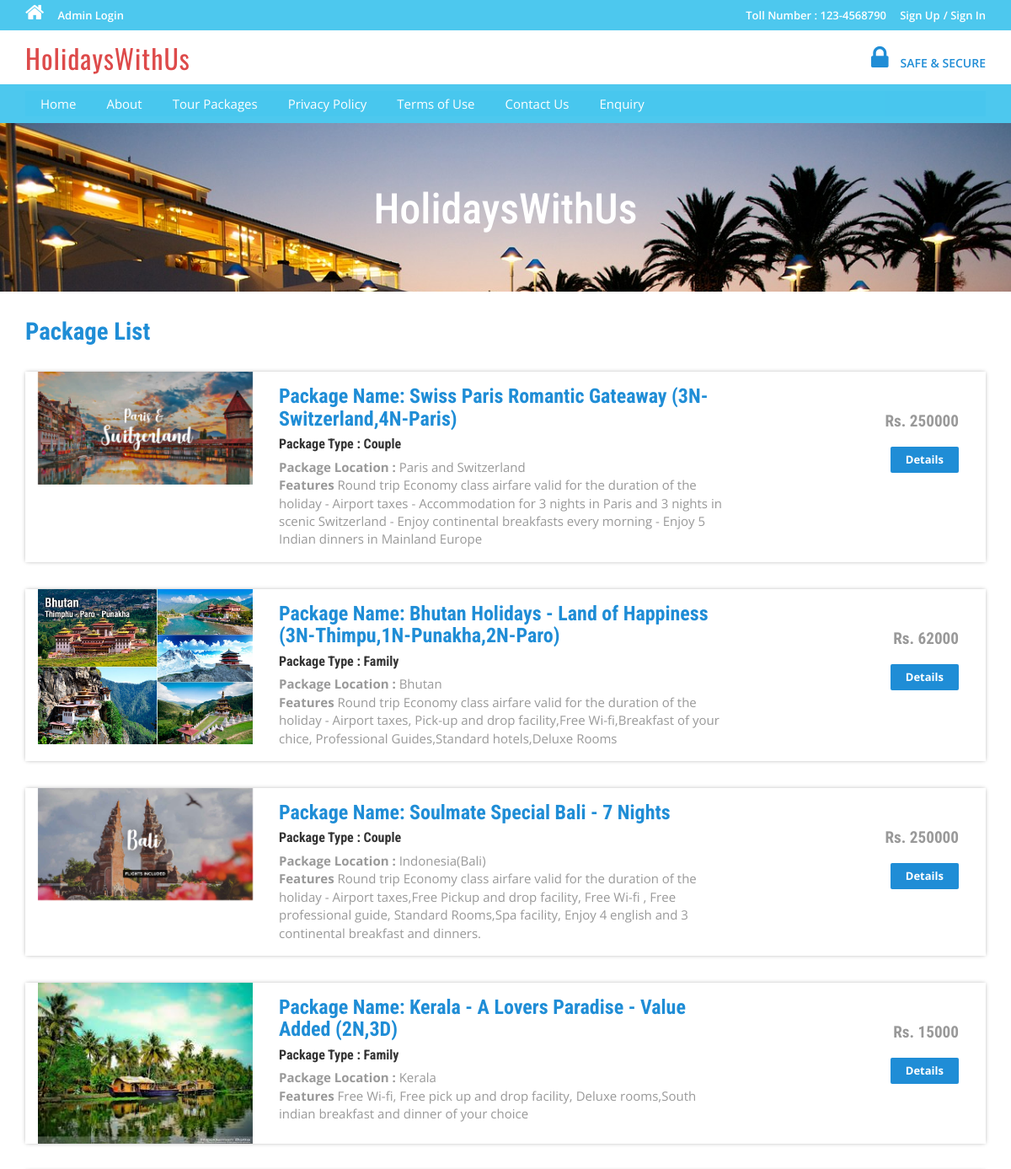
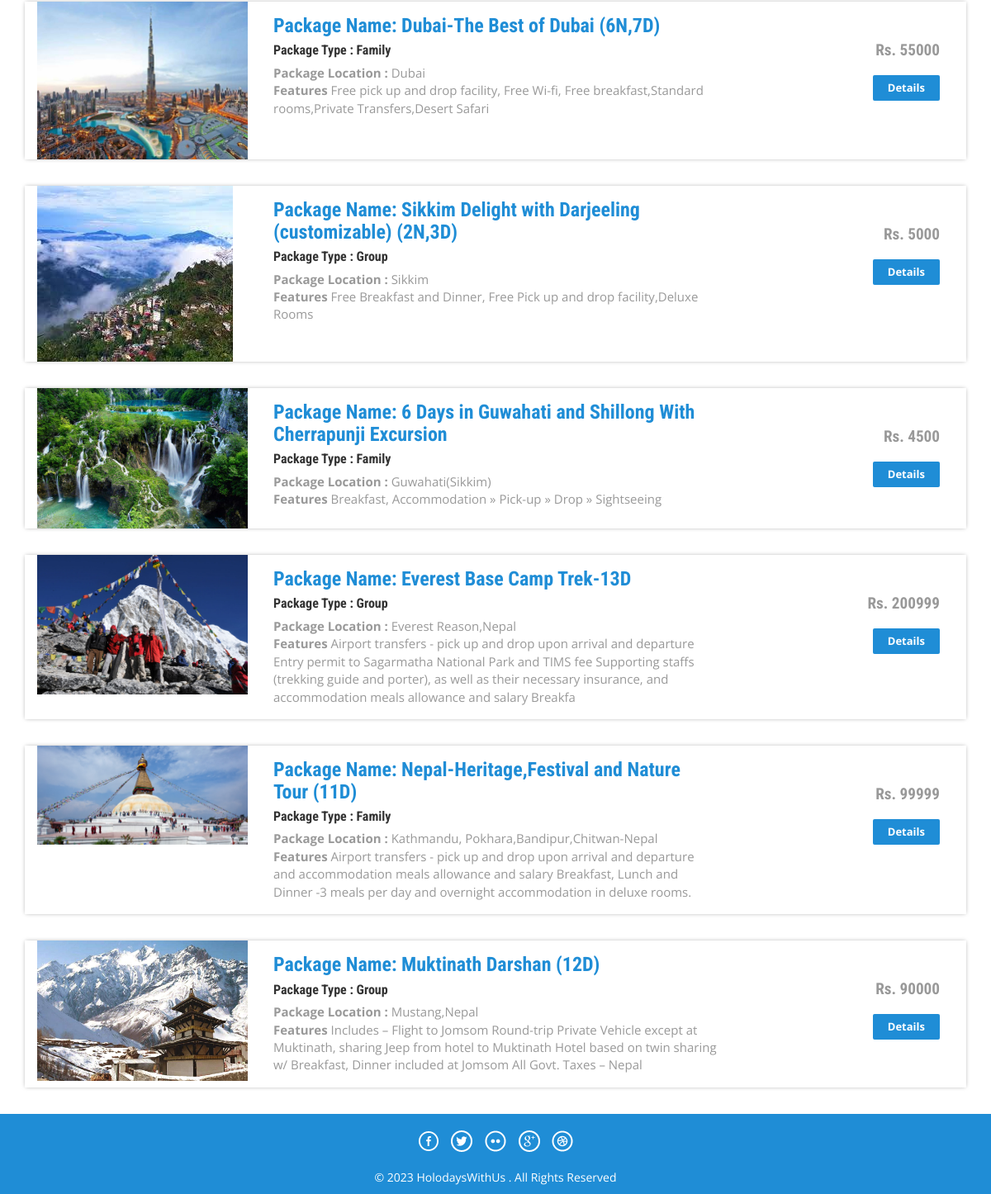
The page /tms/package-list.php on the database its author committed (2 pictures, top to bottom).
### tables this page shows
CREATE TABLE `tbltourpackages` (
  `PackageId` int(11) NOT NULL,
  `PackageName` varchar(200) DEFAULT NULL,
  `PackageType` varchar(150) DEFAULT NULL,
  `PackageLocation` varchar(100) DEFAULT NULL,
  `PackagePrice` int(11) DEFAULT NULL,
  `PackageFetures` varchar(255) DEFAULT NULL,
  `PackageDetails` mediumtext DEFAULT NULL,
  `PackageImage` varchar(100) DEFAULT NULL,
  `Creationdate` timestamp NULL DEFAULT current_timestamp(),
  `UpdationDate` timestamp NULL DEFAULT NULL ON UPDATE current_timestamp()
);

### tms/package-list.php (the view, shortened to what this page needs)
<?php
include('includes/config.php');
?>
<!DOCTYPE HTML>
<html>
<head>
<link href="css/bootstrap.css" rel='stylesheet' type='text/css' />
<link href="css/style.css" rel='stylesheet' type='text/css' />
<link href="css/font-awesome.css" rel="stylesheet">
<link href="css/animate.css" rel="stylesheet" type="text/css" media="all">
</head>
<body>
<?php include('includes/header.php');?>
<div class="banner-3">
	<div class="container">
		<h1 class="wow zoomIn animated animated" data-wow-delay=".5s" style="visibility: visible; animation-delay: 0.5s; animation-name: zoomIn;"> HolidaysWithUs</h1>
	</div>
</div>
<div class="rooms">
	<div class="container">
		<div class="room-bottom">
			<h3>Package List</h3>
<?php $sql = "SELECT * from tbltourpackages";
$query = $dbh->prepare($sql);
$query->execute();
$results=$query->fetchAll(PDO::FETCH_OBJ);
if($query->rowCount() > 0)
{
foreach($results as $result)
{	?>
			<div class="rom-btm">
				<div class="col-md-3 room-left wow fadeInLeft animated" data-wow-delay=".5s">
					<img src="admin/pacakgeimages/<?php echo htmlentities($result->PackageImage);?>" class="img-responsive" alt="">
				</div>
				<div class="col-md-6 room-midle wow fadeInUp animated" data-wow-delay=".5s">
					<h4>Package Name: <?php echo htmlentities($result->PackageName);?></h4>
					<h6>Package Type : <?php echo htmlentities($result->PackageType);?></h6>
					<p><b>Package Location :</b> <?php echo htmlentities($result->PackageLocation);?></p>
					<p><b>Features</b> <?php echo htmlentities($result->PackageFetures);?></p>
				</div>
				<div class="col-md-3 room-right wow fadeInRight animated" data-wow-delay=".5s">
					<h5>Rs. <?php echo htmlentities($result->PackagePrice);?></h5>
					<a href="package-details.php?pkgid=<?php echo htmlentities($result->PackageId);?>" class="view">Details</a>
				</div>
				<div class="clearfix"></div>
			</div>
<?php }} ?>
		</div>
	</div>
</div>
<?php include('includes/footer.php');?>
</body>
</html>

### tms/includes/header.php (shortened to what this page needs)
<?php if($_SESSION['login'])
{?>
<div class="top-header">
	<div class="container">
		<ul class="tp-hd-lft wow fadeInLeft animated" data-wow-delay=".5s">
			<li class="hm"><a href="index.html"><i class="fa fa-home"></i></a></li>
			<li class="prnt"><a href="profile.php">My Profile</a></li>
				<li class="prnt"><a href="change-password.php">Change Password</a></li>
			<li class="prnt"><a href="tour-history.php">My Tour History</a></li>
			<li class="prnt"><a href="issuetickets.php">Issue Tickets</a></li>
		</ul>
		<ul class="tp-hd-rgt wow fadeInRight animated" data-wow-delay=".5s">
			<li class="tol">Welcome :</li>
			<li class="sig"><?php echo htmlentities($_SESSION['login']);?></li>
			<li class="sigi"><a href="logout.php" >/ Logout</a></li>
        </ul>
		<div class="clearfix"></div>
	</div>
</div><?php } else {?>
<div class="top-header">
	<div class="container">
		<ul class="tp-hd-lft wow fadeInLeft animated" data-wow-delay=".5s">
			<li class="hm"><a href="index.php"><i class="fa fa-home"></i></a></li>
				<li class="hm"><a href="admin/index.php">Admin Login</a></li>
		</ul>
		<ul class="tp-hd-rgt wow fadeInRight animated" data-wow-delay=".5s">
			<li class="tol">Toll Number : 123-4568790</li>
			<li class="sig"><a href="#" data-toggle="modal" data-target="#myModal" >Sign Up</a></li>
			<li class="sigi"><a href="#" data-toggle="modal" data-target="#myModal4" >/ Sign In</a></li>
        </ul>
		<div class="clearfix"></div>
	</div>
</div>
<?php }?>
<div class="header">
	<div class="container">
		<div class="logo wow fadeInDown animated" data-wow-delay=".5s">
			<a href="index.php"><span>HolidaysWithUs</span></a>
		</div>
		<div class="lock fadeInDown animated" data-wow-delay=".5s">
			<li><i class="fa fa-lock"></i></li>
            <li><div class="securetxt">SAFE &amp; SECURE </div></li>
		</div>
		<div class="clearfix"></div>
	</div>
</div>
<div class="footer-btm wow fadeInLeft animated" data-wow-delay=".5s">
	<div class="container">
	<div class="navigation">
			<nav class="navbar navbar-default">
				<div class="collapse navbar-collapse nav-wil" id="bs-example-navbar-collapse-1">
					<nav class="cl-effect-1">
						<ul class="nav navbar-nav">
							<li><a href="index.php">Home</a></li>
							<li><a href="page.php?type=aboutus">About</a></li>
								<li><a href="package-list.php">Tour Packages</a></li>
								<li><a href="page.php?type=privacy">Privacy Policy</a></li>
								<li><a href="page.php?type=terms">Terms of Use</a></li>
								<li><a href="page.php?type=contact">Contact Us</a></li>
								<?php if($_SESSION['login'])
{?>
								<li>Need Help?<a href="#" data-toggle="modal" data-target="#myModal3"> / Write Us </a>  </li>
								<?php } else { ?>
								<li><a href="enquiry.php"> Enquiry </a>  </li>
								<?php } ?>
								<div class="clearfix"></div>
						</ul>
					</nav>
				</div>
			</nav>
		</div>
	</div>
</div>

### tms/includes/footer.php
<div class="copy-right">
	<div class="container">
		<div class="footer-social-icons wow fadeInDown animated animated" data-wow-delay=".5s" style="visibility: visible; animation-delay: 0.5s; animation-name: fadeInDown;">
			<ul>
				<li><a class="facebook" href="#"><span>Facebook</span></a></li>
				<li><a class="twitter" href="#"><span>Twitter</span></a></li>
				<li><a class="flickr" href="#"><span>Flickr</span></a></li>
				<li><a class="googleplus" href="#"><span>Google+</span></a></li>
				<li><a class="dribbble" href="#"><span>Dribbble</span></a></li>
			</ul>
		</div>
		<p class="wow zoomIn animated animated" data-wow-delay=".5s" style="visibility: visible; animation-delay: 0.5s; animation-name: zoomIn;">© 2023 HolodaysWithUs . All Rights Reserved </p>
	</div>
</div>

### tms/css/style.css (style rules this page uses)
html, body { font-size: 100%; background: #fff; font-family: 'Open Sans', sans-serif; }
body a,.grid_1,plan_1,plan_1.one,plan_1.two,i.icon1, i.icon2, i.icon3, i.icon4, i.icon5, i.icon6 { transition:0.5s all; -webkit-transition:0.5s all; -moz-transition:0.5s all; -o-transition:0.5s all; -ms-transition:0.5s all; }
h1,h2,h3,h4,h5,h6 { margin:0; font-family: 'Roboto Condensed', sans-serif; }
p { margin:0; }
ul { margin:0; padding:0; }
.logo a { color: #3F84B1; letter-spacing: 1px; font-size: 2em; font-weight: 400; display: block; text-decoration: none; font-family: 'Oswald', sans-serif; }
.logo span { font-family:'cursive',sans-serif, ; color:#da3737e7; }
i.fa.fa-home { font-size: 24px; }
.top-header { background-color: #48c7eef8; border-bottom: 0 none; height: 36px; line-height: 35px; }
ul.tp-hd-lft { float: left; }
ul.tp-hd-lft li { display: inline-block; }
li.hm,li.prnt { margin-right: 12px; }
ul.tp-hd-lft a { font-size: 13px; font-weight: 600; color:#fff; }
ul.tp-hd-rgt { float:right; }
ul.tp-hd-rgt li { display: inline-block; font-size: 13px; font-weight: 600; color:#fff; }
ul.tp-hd-rgt a { font-size: 13px; font-weight: 600; color:#fff; }
li.ned,li.wrt,li.tol { margin-right: 12px; }
.header { background-color: #fff; margin: 0; padding: 10px 0 8px; }
.logo a { display: block; }
.logo { float: left; margin-right: 60px; }
.lock { float: right; margin-top: 7px; }
.securetxt { color: #1f8dd6; line-height: 18px; margin-top: 0px; font-size: 14px; font-weight:600; }
.lock li { display: inline-block; }
i.fa.fa-lock { color:#1f8dd6; font-size: 2em; padding-right: 10px; }
.footer-btm li { display: inline-block; margin: 0 10px; font-size: 14px; color: #fff; }
.footer-btm li a { font-size: 15px; color: #fff; display: inline-block; padding: 5px 8px; }
.footer-btm { background:#48c7eef8; padding: 0.5em 0; text-align:center; }
.copy-right p { color:#fff; font-size:14px; line-height: 1.8em; }
.copy-right { background:#1F8DD6; text-align: center; padding: 0.5em 0; }
a.view { padding: 6px 18px; font-weight: 700; color: #fff; background-color:#1F8DD6; border: 0; font-size: 13px; border-radius: 2px; -webkit-transition: all .2s; -moz-transition: all .2s; transition: all .2s; margin-top: 20px; display: inline-block; }
.banner-3 { background: url(../images/6.jpg)no-repeat; background-size: cover; -webkit-background-size: cover; -o-background-size: cover; -ms-background-size: cover; -moz-background-size: cover; min-height:200px; }
.banner-3 h1 { font-size: 50px; margin-bottom: 40px; padding: 1.5em 0 0; text-align: center; color: #fff; }
.rom-btm { margin-top: 2em; box-shadow: 0px 0px 5px -1px rgba(0, 0, 0, 0.37); }
.room-bottom h3 { font-size: 1.8em; font-weight: 700; color:#1F8DD6; }
.room-bottom { padding: 2em 0; }
.rom-btm h4 { font-size: 1.5em; font-weight: 700; color:#1F8DD6; }
.rom-btm p { font-size: 15px; color: #999; }
.rom-btm h6 { font-size: 1em; font-weight: 700; margin: 0.5em 0; }
.room-right { text-align: right; padding: 3em 2em; }
.room-midle { padding: 1em; }
.rom-btm h5 { font-size: 1.2em; font-weight: 700; color: #999; }
.footer-social-icons ul li { display:inline-block; margin:0 0.2em; }
.footer-social-icons ul li a { width:30px; height:30px; background:url('../images/img-sprite.png') no-repeat 0px 0px; display:inline-block; position: relative; }
.footer-social-icons ul li a.facebook { background-position:0px 0px; }
.footer-social-icons ul li a.twitter { background-position:-30px 0px; }
.footer-social-icons ul li a.flickr { background-position:-60px 0px; }
.footer-social-icons ul li a.googleplus { background-position:-90px 0px; }
.footer-social-icons ul li a.dribbble { background-position:-120px 0px; }
.footer-social-icons { margin: 10px 0 10px; }
.navbar-default { background-color: #48c7eef8 !important; border-color: #48c7eef8 !important; }
.navbar { min-height: 0px !important; margin-bottom:0px !important; border-radius:0px !important; border: none !important; }
ul.nav.navbar-nav li a { font-size: 15px ; color: #fff; display: inline-block; padding: 5px 8px; }
.navbar-collapse { padding-right: 0px !important; padding-left: 0px !important; }

### rows shown on the page
tbltourpackages: PackageImage (picture), PackageName "Swiss Paris Romantic Gateaway (3N-Switzerland,4N-Paris)", PackageType "Couple", PackageLocation "Paris and Switzerland", PackageFetures "Round trip Economy class airfare valid for the duration of the holiday - Airport taxes - Accommodation for 3 nights in Paris and 3 nights in scenic Switzerland - Enjoy continental breakfasts every morning - Enjoy 5 Indian dinners in Mainland Europe", PackagePrice "250000"
tbltourpackages: PackageImage (picture), PackageName "Bhutan Holidays - Land of Happiness (3N-Thimpu,1N-Punakha,2N-Paro)", PackageType "Family", PackageLocation "Bhutan", PackageFetures "Round trip Economy class airfare valid for the duration of the holiday - Airport taxes, Pick-up and drop facility,Free Wi-fi,Breakfast of your chice, Professional Guides,Standard hotels,Deluxe Rooms", PackagePrice "62000"
tbltourpackages: PackageImage (picture), PackageName "Soulmate Special Bali - 7 Nights", PackageType "Couple", PackageLocation "Indonesia(Bali)", PackageFetures "Round trip Economy class airfare valid for the duration of the holiday - Airport taxes,Free Pickup and drop facility, Free Wi-fi , Free professional guide, Standard Rooms,Spa facility, Enjoy 4 english and 3 continental breakfast and dinners.", PackagePrice "250000"
tbltourpackages: PackageImage (picture), PackageName "Kerala - A Lovers Paradise - Value Added (2N,3D)", PackageType "Family", PackageLocation "Kerala", PackageFetures "Free Wi-fi, Free pick up and drop facility, Deluxe rooms,South indian breakfast and dinner of your choice", PackagePrice "15000"
tbltourpackages: PackageImage (picture), PackageName "Dubai-The Best of Dubai (6N,7D)", PackageType "Family", PackageLocation "Dubai", PackageFetures "Free pick up and drop facility, Free Wi-fi, Free breakfast,Standard rooms,Private Transfers,Desert Safari", PackagePrice "55000"
tbltourpackages: PackageImage (picture), PackageName "Sikkim Delight with Darjeeling (customizable) (2N,3D)", PackageType "Group", PackageLocation "Sikkim", PackageFetures "Free Breakfast and Dinner, Free Pick up and drop facility,Deluxe Rooms", PackagePrice "5000"
tbltourpackages: PackageImage (picture), PackageName "6 Days in Guwahati and Shillong With Cherrapunji Excursion", PackageType "Family", PackageLocation "Guwahati(Sikkim)", PackageFetures "Breakfast, Accommodation » Pick-up » Drop » Sightseeing", PackagePrice "4500"
tbltourpackages: PackageImage (picture), PackageName "Everest Base Camp Trek-13D", PackageType "Group", PackageLocation "Everest Reason,Nepal", PackageFetures "Airport transfers - pick up and drop upon arrival and departure Entry permit to Sagarmatha National Park and TIMS fee Supporting staffs (trekking guide and porter), as well as their necessary insurance, and accommodation meals allowance and salary Breakfa", PackagePrice "200999"
tbltourpackages: PackageImage (picture), PackageName "Nepal-Heritage,Festival and Nature Tour (11D)", PackageType "Family", PackageLocation "Kathmandu, Pokhara,Bandipur,Chitwan-Nepal", PackageFetures "Airport transfers - pick up and drop upon arrival and departure and accommodation meals allowance and salary Breakfast, Lunch and Dinner -3 meals per day and overnight accommodation in deluxe rooms.", PackagePrice "99999"
tbltourpackages: PackageImage (picture), PackageName "Muktinath Darshan (12D)", PackageType "Group", PackageLocation "Mustang,Nepal", PackageFetures "Includes – Flight to Jomsom Round-trip Private Vehicle except at Muktinath, sharing Jeep from hotel to Muktinath Hotel based on twin sharing w/ Breakfast, Dinner included at Jomsom All Govt. Taxes – Nepal", PackagePrice "90000"
